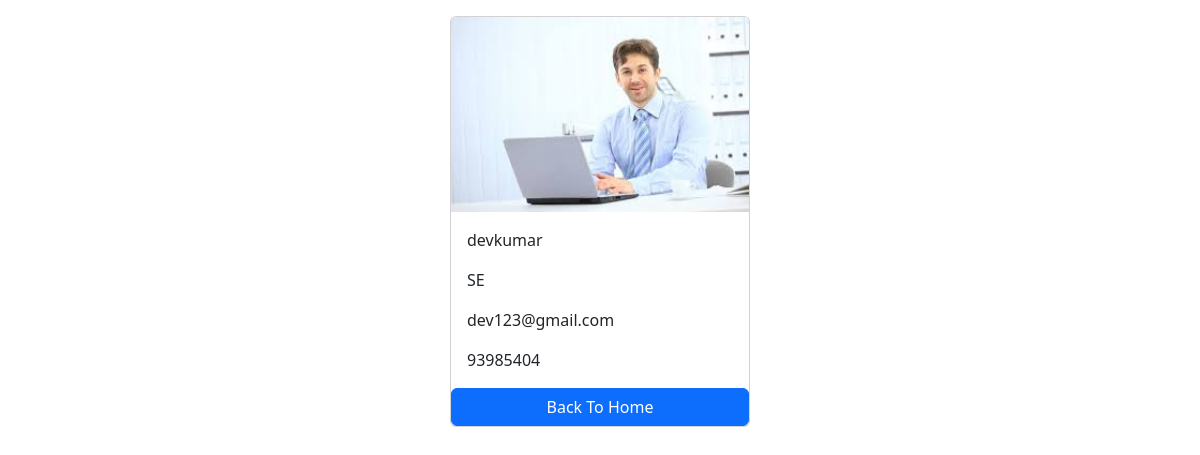
Page /employees/3/ on the committed database.
### salary/models.py (models this page shows, shortened)
class Employee(models.Model):
    first_name=models.CharField(max_length=100)
    last_name=models.CharField(max_length=100)
    photo=models.ImageField(upload_to='images')
    designation=models.CharField(max_length=100)
    email_address=models.EmailField(max_length=100,unique=True)
    phone_number=models.CharField(max_length=10,blank=True)

### salary/views.py (the view)
# urls.py: path('employees/',include('salary.urls'),name='employee_detail')
def employee_detail(request,pk):
    employee=get_object_or_404(Employee,pk=pk)
    context={
        'employee':employee,
    }
    return render(request,'employee_detail.html',context)

### templates/employee_detail.html (shortened to what this page needs)
<!DOCTYPE html>
<html lang="en">
<head>
    <link href="https://cdn.jsdelivr.net/npm/bootstrap@5.3.3/dist/css/bootstrap.min.css" rel="stylesheet">
</head>
<body>
    <div class="container mt-3">
    <div class="card mx-auto" style="width:300px">
        <img src="{{employee.photo.url}}" class="card-img-top" alt="">
        <div class="card-body">
            <p class="card-text m=0">{{employee.first_name}}{{employee.last_name}}</p>
            <p class="card-text m=0">{{employee.designation}}</p>
            <p class="card-text m=0">{{employee.email_address}}</p>
            <p class="card-text m=0">{{employee.phone_number}}</p>
        </div>
        <a href="{% url "home" %}" class="btn btn-primary">Back To Home</a>
</div>
        </div>
</body>
</html>

### rows in the picture
Employee: photo (picture), first_name "dev", last_name "kumar", designation "SE", email_address "dev123@gmail.com", phone_number "93985404"
